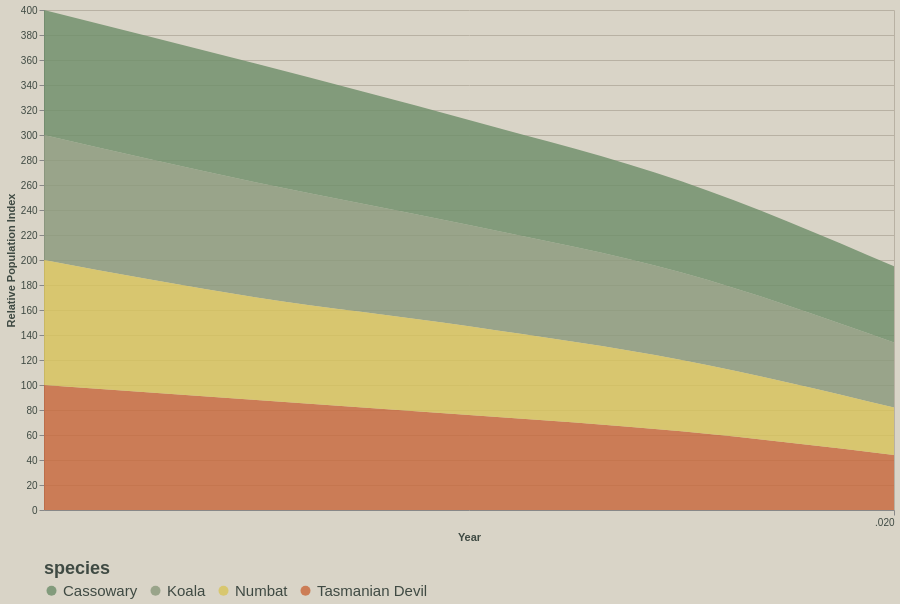

The specification (Vega-Lite) saved for this image:
### Vega-Lite specification from a JSON file in a GitHub repository (floating-point values rounded to 4 significant figures)
{"$schema": "https://vega.github.io/schema/vega-lite/v5.json", "width": 850, "height": 500, "data": {"values": [{"year": 2000, "population": 100, "species": "Koala"}, {"year": 2005, "population": 92, "species": "Koala"}, {"year": 2010, "population": 81, "species": "Koala"}, {"year": 2015, "population": 70, "species": "Koala"}, {"year": 2020, "population": 52, "species": "Koala"}, {"year": 2000, "population": 100, "species": "Tasmanian Devil"}, {"year": 2005, "population": 88, "species": "Tasmanian Devil"}, {"year": 2010, "population": 76, "species": "Tasmanian Devil"}, {"year": 2015, "population": 63, "species": "Tasmanian Devil"}, {"year": 2020, "population": 44, "species": "Tasmanian Devil"}, {"year": 2000, "population": 100, "species": "Cassowary"}, {"year": 2005, "population": 95, "species": "Cassowary"}, {"year": 2010, "population": 84, "species": "Cassowary"}, {"year": 2015, "population": 73, "species": "Cassowary"}, {"year": 2020, "population": 61, "species": "Cassowary"}, {"year": 2000, "population": 100, "species": "Numbat"}, {"year": 2005, "population": 82, "species": "Numbat"}, {"year": 2010, "population": 71, "species": "Numbat"}, {"year": 2015, "population": 57, "species": "Numbat"}, {"year": 2020, "population": 38, "species": "Numbat"}]}, "mark": {"type": "area", "interpolate": "monotone", "opacity": 0.82}, "encoding": {"x": {"field": "year", "type": "temporal", "title": "Year", "axis": {"labelColor": "#3f4a43", "titleColor": "#3f4a43", "gridColor": "#b8b1a3"}}, "y": {"field": "population", "type": "quantitative", "title": "Relative Population Index", "axis": {"labelColor": "#3f4a43", "titleColor": "#3f4a43", "gridColor": "#b8b1a3"}}, "color": {"field": "species", "type": "nominal", "scale": {"range": ["#6f8f6b", "#8b9a7d", "#d8c45c", "#c96a3d"]}, "legend": {"orient": "bottom", "labelColor": "#3f4a43", "titleColor": "#3f4a43", "labelFontSize": 15, "titleFontSize": 18}}, "tooltip": [{"field": "species", "title": "Species"}, {"field": "year", "title": "Year"}, {"field": "population", "title": "Population Index"}]}, "config": {"background": "#d9d4c7", "view": {"stroke": null}}}
